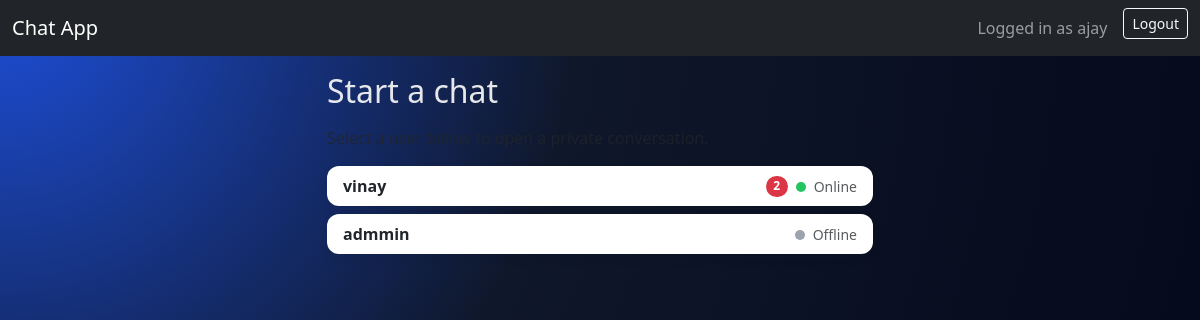
Screenshot of /chat/ (signed in) with the database file from the repository.
### accounts/models.py (models this page shows, shortened)
class User(AbstractUser):
    email = models.EmailField(unique=True)
    is_online = models.BooleanField(default=False)
    last_seen = models.DateTimeField(default=timezone.now)

### chat/views.py (the view)
# urls.py: path("", views.user_list, name="user_list"),
@login_required
def user_list(request):
    users = User.objects.exclude(id=request.user.id).order_by("-is_online", "username")
    unread_counts = (
        Message.objects.filter(receiver=request.user, is_read=False)
        .values("sender_id")
        .annotate(total=Count("id"))
    )
    unread_map = {row["sender_id"]: row["total"] for row in unread_counts}
    return render(
        request,
        "user_list.html",
        {
            "users": users,
            "unread_map": unread_map,
        },
    )

### chat/templatetags/dict_extras.py (called while the page is built)
@register.filter
def get_item(mapping, key):
    if not isinstance(mapping, dict):
        return None
    return mapping.get(key)

### templates/user_list.html (shortened to what this page needs)
{% extends "base.html" %}
{% load static %}
{% load dict_extras %}
{% block content %}
<div class="row justify-content-center">
    <div class="col-md-8 col-lg-6">
        <h2 class="mb-3">Start a chat</h2>
        <p class="text-muted mb-3">Select a user below to open a private conversation.</p>
        <div class="list-group">
            {% for u in users %}
                <a href="{% url 'chat:chat' u.username %}"
                   class="list-group-item list-group-item-action d-flex justify-content-between align-items-center user-list-item">
                    <div class="fw-semibold">{{ u.username }}</div>
                    <div class="d-flex align-items-center gap-2">
                        {% with unread=unread_map|get_item:u.id %}
                            {% if unread %}
                                <span class="badge bg-danger rounded-pill">{{ unread }}</span>
                            {% endif %}
                        {% endwith %}
                        <span class="text-muted small">
                            <span class="status-dot {% if u.is_online %}online{% else %}offline{% endif %}"></span>
                            {% if u.is_online %}Online{% else %}Offline{% endif %}
                        </span>
                    </div>
                </a>
            {% empty %}
                <p class="text-muted">No other users yet. Create another account to start chatting.</p>
            {% endfor %}
        </div>
    </div>
</div>
{% endblock %}

### templates/base.html (shortened to what this page needs)
<!DOCTYPE html>
{% load static %}
<html lang="en">
<head>
    <link href="https://cdn.jsdelivr.net/npm/bootstrap@5.3.3/dist/css/bootstrap.min.css" rel="stylesheet">
    <link rel="stylesheet" href="{% static 'css/style.css' %}">
</head>
<body class="app-body">
<nav class="navbar navbar-expand-lg navbar-dark bg-dark mb-3">
    <div class="container-fluid">
        <a class="navbar-brand" href="{% url 'chat:user_list' %}">Chat App</a>
        <div class="d-flex">
            {% if user.is_authenticated %}
                <span class="navbar-text me-3">Logged in as {{ user.username }}</span>
                <form method="post" action="{% url 'accounts:logout' %}" class="d-inline">
                    <button type="submit" class="btn btn-outline-light btn-sm">Logout</button>
                </form>
            {% else %}
                <a class="btn btn-outline-light btn-sm me-2" href="{% url 'accounts:login' %}">Login</a>
                <a class="btn btn-outline-light btn-sm" href="{% url 'accounts:register' %}">Register</a>
            {% endif %}
        </div>
    </div>
</nav>
<div class="container app-main-container">
    {% block content %}{% endblock %}
</div>
</body>
</html>

### static/css/style.css (style rules this page uses)
.app-body { min-height: 100vh; background: radial-gradient(circle at top left, #1d4ed8 0, #0f172a 40%, #020617 100%); color: #e5e7eb; }
.app-main-container { padding-bottom: 40px; }
.status-dot { display: inline-block; width: 10px; height: 10px; border-radius: 50%; margin-right: 4px; }
.status-dot.online { background-color: #22c55e; }
.status-dot.offline { background-color: #9ca3af; }
.user-list-item { border: none !important; border-radius: 0.75rem !important; margin-bottom: 8px; box-shadow: 0 4px 10px rgba(15, 23, 42, 0.08); }

### rows the page displays
User: username "ajay"
User: username "vinay", id "2", is_online True (drawn)
User: username "admmin", is_online False (drawn)
